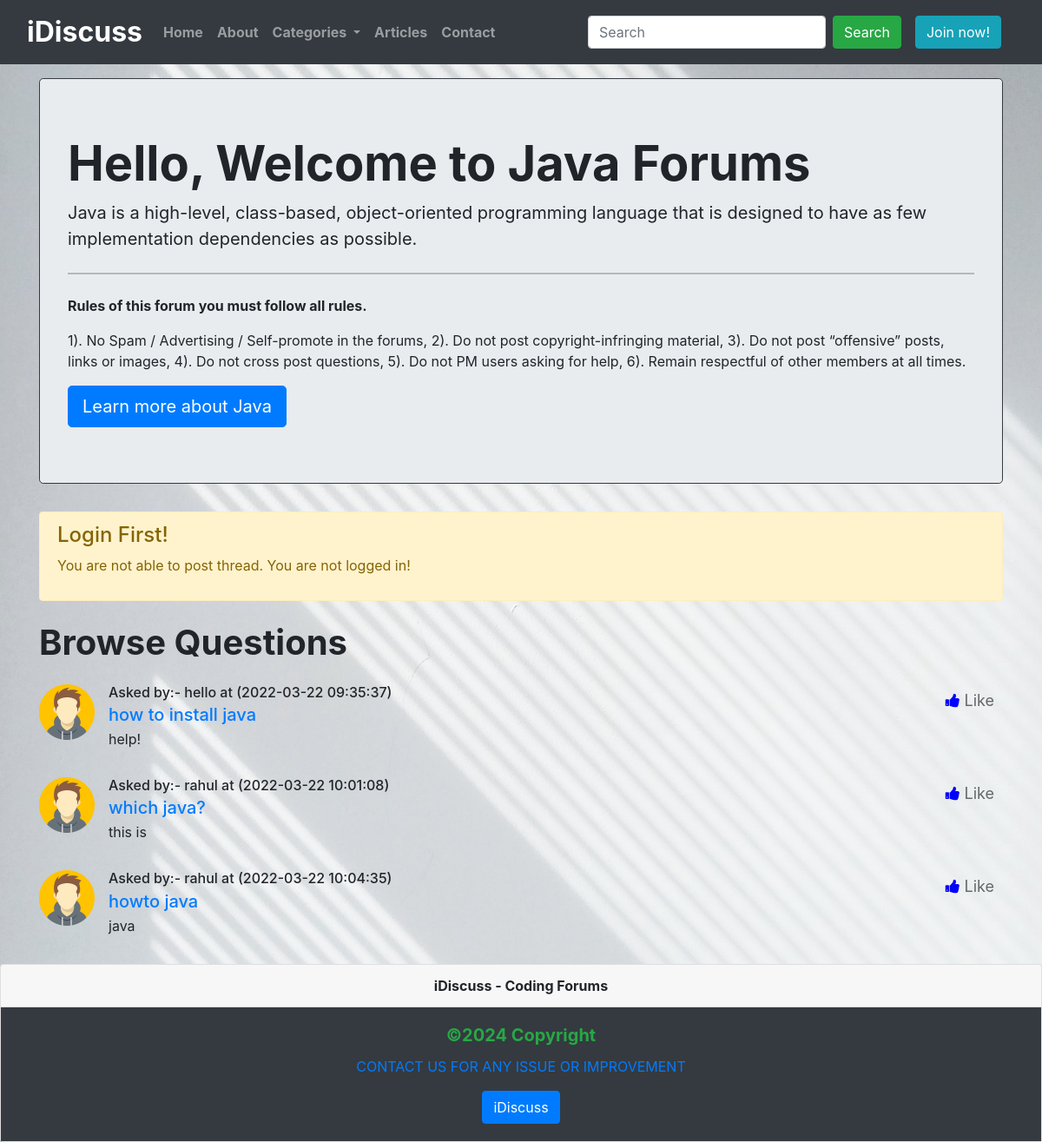
The app's page /threadlist.php?catid=2 with its own data.
### tables this page shows
CREATE TABLE `categories` (
  `categorie_id` int(9) NOT NULL,
  `categorie_name` varchar(255) NOT NULL,
  `categorie_description` text NOT NULL,
  `created` datetime NOT NULL DEFAULT current_timestamp()
);

CREATE TABLE `threads` (
  `thread_id` int(9) NOT NULL,
  `thread_title` varchar(255) NOT NULL,
  `thread_desc` text NOT NULL,
  `thread_cat_id` int(9) NOT NULL,
  `thread_user_id` int(9) NOT NULL,
  `timestamp` datetime NOT NULL DEFAULT current_timestamp()
);

CREATE TABLE `users` (
  `sno` int(9) NOT NULL,
  `user_name` varchar(12) NOT NULL,
  `user_email` varchar(255) NOT NULL,
  `user_pass` varchar(255) NOT NULL,
  `timestemp` datetime NOT NULL DEFAULT current_timestamp()
);

### threadlist.php (the view, shortened to what this page needs)
<!doctype html>
<html lang="en">
<head>
    <link href="https://cdn.jsdelivr.net/npm/bootstrap@5.1.3/dist/css/bootstrap.min.css" rel="stylesheet">
    <link rel="stylesheet" href="https://cdn.jsdelivr.net/npm/bootstrap@4.6.1/dist/css/bootstrap.min.css">
    <link rel="stylesheet" href="style.css" />
    <link rel="stylesheet" href="https://cdnjs.cloudflare.com/ajax/libs/font-awesome/4.7.0/css/font-awesome.min.css">
</head>
<body>
    <?php include 'partials/_dbconnect.php'; ?>
    <?php include 'partials/_header.php'; ?>
    <?php
    $id = $_GET['catid'];
    $sql = "SELECT * FROM `categories` WHERE categorie_id=$id";
    $result = mysqli_query($conn, $sql);
    while ($row = mysqli_fetch_assoc($result)) {
        $catname = $row['categorie_name'];
        $catdesc = $row['categorie_description'];
    }
    ?>
    <!-- <?php
            include("_dbconnect.php");
            ?> -->
    <div class="container my-3">
        <div class="jumbotron border rounded-3 border-dark rounded-lg">
            <h1 class="display-4 fw-bolder">Hello, Welcome to <?php echo $catname; ?> Forums</h1>
            <p class="lead fw-normal"><?php echo $catdesc; ?></p>
            <hr class="my-4">
            <p><b>Rules of this forum you must follow all rules.</b></P>
            <p>1). No Spam / Advertising / Self-promote in the forums, 2). Do not post copyright-infringing material,
                3).
                Do not post “offensive” posts, links or images, 4). Do not cross post questions, 5). Do not PM users
                asking for help, 6). Remain respectful of other members at all times.</p>
            <a class="btn btn-primary btn-lg" href="https://en.wikipedia.org/wiki/<?php echo $catname; ?>_(programming_language)" role="button">Learn
                more about <?php echo $catname; ?></a>
        </div>
    </div>
    <?php
    if (isset($_SESSION['loggedin']) && $_SESSION['loggedin'] == true) {
        echo '<div class="container fw-normal">
            <h1 class="py-2 fw-bolder">Start a Discussion</h1>
            <form action=" ' . $_SERVER['REQUEST_URI'] . '" method="post" enctype="multipart/form-data">
                <div class="mb-3">
                    <label for="exampleInputEmail1" class="form-label">Problem Title</label>
                    <input type="text" class="form-control" id="title" name="title" aria-describedby="emailHelp" required>
                    <input type="hidden" name="sno" value="' . $_SESSION["sno"] . '">
                    <div id="emailHelp" class="form-text">Keep your title as short and crisp as possible</div>
                </div>
                <div class="form-floating mb-3">
                    <textarea class="form-control" placeholder="Leave a comment here" id="desc" name="desc"
                        style="height: 100px" required></textarea>
                    <label for="floatingTextarea2">Ellabortate Your Concern</label>
                </div>
                <button type="submit" class="btn btn-success" name="but_upload">Post Thread</button>
            </form>
        </div>';
    } else {
        echo '
        <div class="container fw-normal">
            <div class="alert alert-warning" role="alert">
            <h4 class="alert-heading">Login First!</h4>
            <p>You are not able to post thread. You are not logged in!</p>
            </div>
        </div>';
    }
    ?>
    <div class="container">
        <h1 class="my-4 fw-bolder">Browse Questions</h1>
        <?php
        $id = $_GET['catid'];
        $sql = "SELECT * FROM `threads` WHERE thread_cat_id=$id";
        $result = mysqli_query($conn, $sql);
        while ($row = mysqli_fetch_assoc($result)) {
            $title = $row['thread_title'];
            $desc = $row['thread_desc'];
            $id = $row['thread_id'];
            $thread_time = $row['timestamp'];
            $thread_user_id = $row['thread_user_id'];
            $sql2 = "SELECT user_name FROM `users` WHERE sno= $thread_user_id";
            $result2 = mysqli_query($conn, $sql2);
            $row2 = mysqli_fetch_assoc($result2);
            echo '<ul class="list-unstyled">
                <li class="media my-3">
                <img src="img/avatar.png" class="mr-3" alt="avatar" hight="64px" width="64px">
                <div class="media-body fw-normal">
                    <h6 class="mt-0 mb-1"> Asked by:- ' . $row2['user_name'] . ' at (' . $thread_time . ')</h6>
                    <h5 class="mt-0 mb-1"><a href="thread.php?threadid=' . $id . ' ">' . $title . '</a></h5>
                    <p>' . $desc . '</p>
                </div>
                <a href="#"><button id="like" onclick="liked()">
                    <i class="fa fa-thumbs-up"></i>
                    <span class="icon">Like</span>
                </button></a>
                <script>
                    function liked(){
                        var element = document.getElementById("like");
                        element.classList.toggle("liked");
                    }
                 </script>
                </li>';
        }
        ?>
    </div>
    <?php include 'partials/_footer.php'; ?>
</body>
</html>

### style.css (style rules this page uses)
.fa { font-size: 1.2em; }
i { color: blue; }
button { background: transparent; border: unset; outline: 0; font-size: 18px; cursor: pointer; color: #65676b; padding: 5px 10px; }

### threadlist.php (style rules this page uses)
body { background-image: url('img/bg2.jpg'); background-size: cover; }

### records on screen
categories: categorie_name "Java", categorie_description "Java is a high-level, class-based, object-oriented programming language that is designed to have as few implementation dependencies as possible."
threads: users.user_name "hello", timestamp "2022-03-22 09:35:37", thread_title "how to install java", thread_desc "help!"
threads: users.user_name "rahul", timestamp "2022-03-22 10:01:08", thread_title "which java?", thread_desc "this is"
threads: users.user_name "rahul", timestamp "2022-03-22 10:04:35", thread_title "howto java", thread_desc "java"
